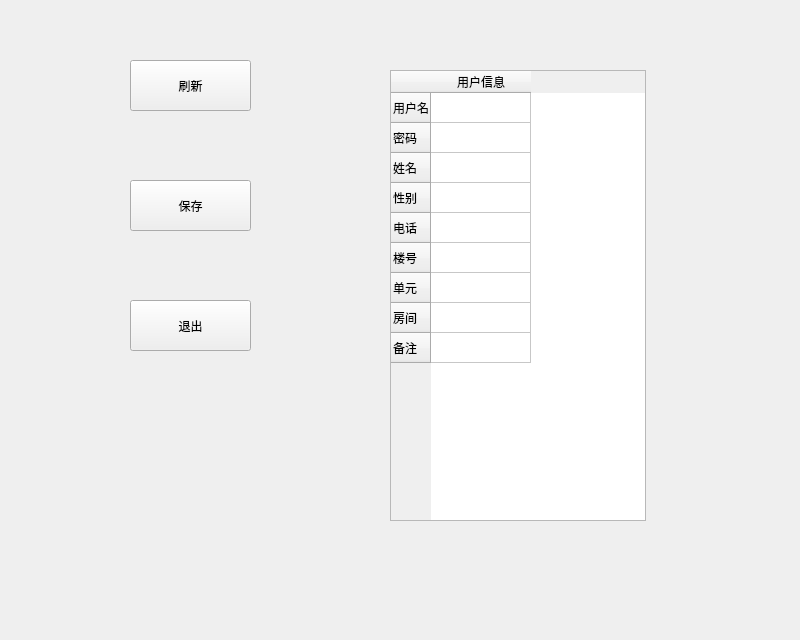
<?xml version="1.0" encoding="UTF-8"?>
<ui version="4.0">
 <class>personalinform</class>
 <widget class="QWidget" name="personalinform">
  <property name="geometry">
   <rect>
    <x>0</x>
    <y>0</y>
    <width>800</width>
    <height>640</height>
   </rect>
  </property>
  <property name="minimumSize">
   <size>
    <width>800</width>
    <height>640</height>
   </size>
  </property>
  <property name="maximumSize">
   <size>
    <width>800</width>
    <height>640</height>
   </size>
  </property>
  <property name="windowTitle">
   <string>Form</string>
  </property>
  <widget class="QTableWidget" name="pi">
   <property name="geometry">
    <rect>
     <x>390</x>
     <y>70</y>
     <width>256</width>
     <height>451</height>
    </rect>
   </property>
   <row>
    <property name="text">
     <string>用户名</string>
    </property>
   </row>
   <row>
    <property name="text">
     <string>密码</string>
    </property>
   </row>
   <row>
    <property name="text">
     <string>姓名</string>
    </property>
   </row>
   <row>
    <property name="text">
     <string>性别</string>
    </property>
   </row>
   <row>
    <property name="text">
     <string>电话</string>
    </property>
   </row>
   <row>
    <property name="text">
     <string>楼号</string>
    </property>
   </row>
   <row>
    <property name="text">
     <string>单元</string>
    </property>
   </row>
   <row>
    <property name="text">
     <string>房间</string>
    </property>
   </row>
   <row>
    <property name="text">
     <string>备注</string>
    </property>
   </row>
   <column>
    <property name="text">
     <string>用户信息</string>
    </property>
   </column>
  </widget>
  <widget class="QPushButton" name="save">
   <property name="geometry">
    <rect>
     <x>130</x>
     <y>180</y>
     <width>121</width>
     <height>51</height>
    </rect>
   </property>
   <property name="text">
    <string>保存</string>
   </property>
  </widget>
  <widget class="QPushButton" name="quit">
   <property name="geometry">
    <rect>
     <x>130</x>
     <y>300</y>
     <width>121</width>
     <height>51</height>
    </rect>
   </property>
   <property name="text">
    <string>退出</string>
   </property>
  </widget>
  <widget class="QPushButton" name="fresh">
   <property name="geometry">
    <rect>
     <x>130</x>
     <y>60</y>
     <width>121</width>
     <height>51</height>
    </rect>
   </property>
   <property name="text">
    <string>刷新</string>
   </property>
  </widget>
 </widget>
 <resources/>
 <connections/>
</ui>
